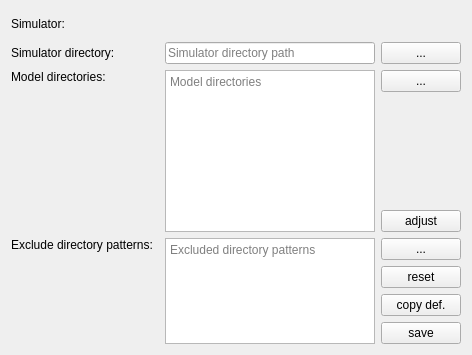
<?xml version="1.0" encoding="UTF-8"?>
<ui version="4.0">
 <class>CSettingsSimulatorBasicsComponent</class>
 <widget class="QFrame" name="CSettingsSimulatorBasicsComponent">
  <property name="geometry">
   <rect>
    <x>0</x>
    <y>0</y>
    <width>472</width>
    <height>355</height>
   </rect>
  </property>
  <property name="windowTitle">
   <string>Simulator basic settings</string>
  </property>
  <layout class="QGridLayout" name="gl_SimulatorBasics">
   <item row="1" column="2">
    <widget class="QLineEdit" name="le_SimulatorDirectory">
     <property name="placeholderText">
      <string>Simulator directory path</string>
     </property>
    </widget>
   </item>
   <item row="1" column="0">
    <widget class="QLabel" name="lbl_SimulatorDirectory">
     <property name="text">
      <string>Simulator directory:</string>
     </property>
    </widget>
   </item>
   <item row="2" column="0" alignment="Qt::AlignTop">
    <widget class="QLabel" name="lbl_ModelDirectory">
     <property name="text">
      <string>Model directories:</string>
     </property>
    </widget>
   </item>
   <item row="6" column="2" rowspan="4">
    <widget class="QPlainTextEdit" name="pte_ExcludeDirectories">
     <property name="documentTitle">
      <string>Excluded directory patterns</string>
     </property>
     <property name="lineWrapMode">
      <enum>QPlainTextEdit::NoWrap</enum>
     </property>
     <property name="placeholderText">
      <string>Excluded directory patterns</string>
     </property>
    </widget>
   </item>
   <item row="2" column="2" rowspan="3">
    <widget class="QPlainTextEdit" name="pte_ModelDirectories">
     <property name="placeholderText">
      <string>Model directories</string>
     </property>
    </widget>
   </item>
   <item row="6" column="0" rowspan="4" alignment="Qt::AlignTop">
    <widget class="QLabel" name="lbl_ExcludeDirectories">
     <property name="toolTip">
      <string>Excluded from model loading</string>
     </property>
     <property name="text">
      <string>Exclude directory patterns:</string>
     </property>
    </widget>
   </item>
   <item row="0" column="0">
    <widget class="QLabel" name="lbl_Simulator">
     <property name="text">
      <string>Simulator:</string>
     </property>
    </widget>
   </item>
   <item row="0" column="1" colspan="2" alignment="Qt::AlignLeft">
    <widget class="BlackGui::Components::CSimulatorSelector" name="comp_SimulatorSelector">
     <property name="minimumSize">
      <size>
       <width>150</width>
       <height>25</height>
      </size>
     </property>
    </widget>
   </item>
   <item row="1" column="3">
    <widget class="QPushButton" name="pb_SimulatorFileDialog">
     <property name="text">
      <string>...</string>
     </property>
    </widget>
   </item>
   <item row="2" column="3">
    <widget class="QPushButton" name="pb_ModelFileDialog">
     <property name="text">
      <string>...</string>
     </property>
    </widget>
   </item>
   <item row="4" column="3">
    <widget class="QPushButton" name="pb_AdjustModelDirectory">
     <property name="toolTip">
      <string>remove redundant directories, fix file paths ...</string>
     </property>
     <property name="text">
      <string>adjust</string>
     </property>
    </widget>
   </item>
   <item row="6" column="3">
    <widget class="QPushButton" name="pb_ExcludeFileDialog">
     <property name="text">
      <string>...</string>
     </property>
    </widget>
   </item>
   <item row="7" column="3">
    <widget class="QPushButton" name="pb_Reset">
     <property name="text">
      <string>reset</string>
     </property>
    </widget>
   </item>
   <item row="8" column="3">
    <widget class="QPushButton" name="pb_CopyDefaults">
     <property name="toolTip">
      <string>copy (materialize) defaults</string>
     </property>
     <property name="text">
      <string>copy def.</string>
     </property>
    </widget>
   </item>
   <item row="9" column="3">
    <widget class="QPushButton" name="pb_Save">
     <property name="text">
      <string>save</string>
     </property>
    </widget>
   </item>
  </layout>
 </widget>
 <customwidgets>
  <customwidget>
   <class>BlackGui::Components::CSimulatorSelector</class>
   <extends>QFrame</extends>
   <header>blackgui/components/simulatorselector.h</header>
   <container>1</container>
  </customwidget>
 </customwidgets>
 <tabstops>
  <tabstop>le_SimulatorDirectory</tabstop>
  <tabstop>pte_ModelDirectories</tabstop>
  <tabstop>pte_ExcludeDirectories</tabstop>
 </tabstops>
 <resources/>
 <connections/>
</ui>
